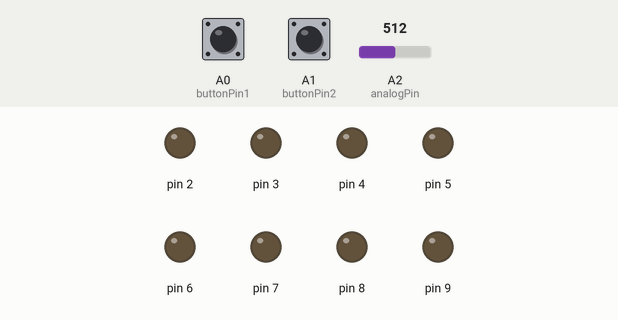
The sketch below on a simulated Arduino Uno, built with avr-gcc and run on an emulated ATmega328P. Shown: output pins drawn as LEDs (lit = HIGH). Dashed ring = blinking. The inputs (shaded band) are chosen by the test bench; at power-on: A0 (buttonPin1) HIGH, A1 (buttonPin2) HIGH, A2 (analogPin) = 512.

Above: at 1.2 s.
1.3 s: A0 (buttonPin1) pulled LOW for 0.15 s
At 4.2 s:
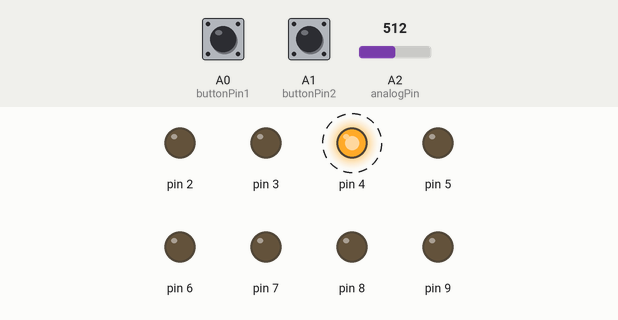
4.3 s: A1 (buttonPin2) pulled LOW for 3.2 s
At 7.3 s:
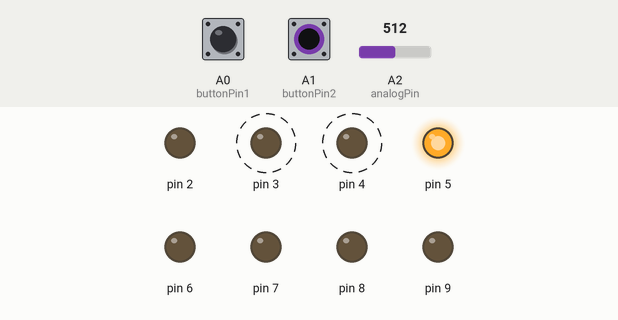
9.0 s: A1 (buttonPin2) pulled LOW for 1 s
At 12.9 s:
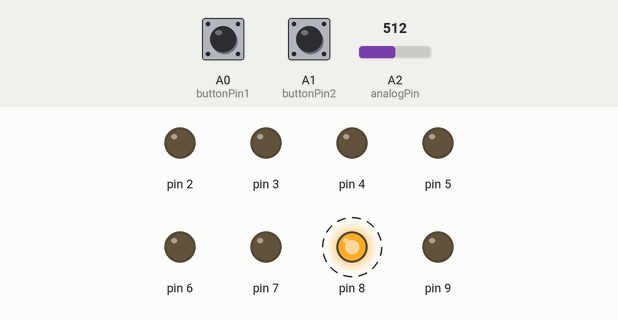
13.0 s: A0 (buttonPin1) pulled LOW for 1 s
At 15.0 s:
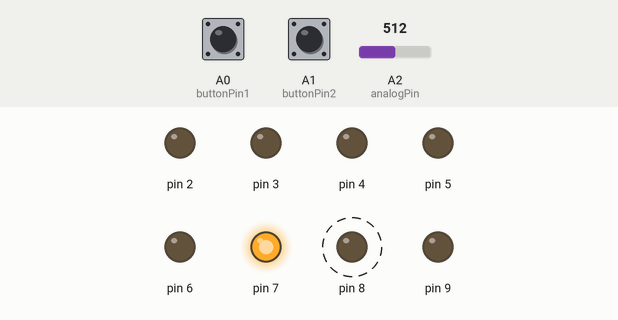
Timing chart, 0 to 19.1 s (numbered marks = the images above; inputs shaded):
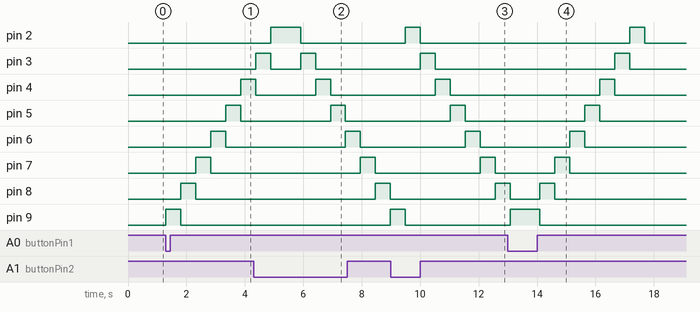

Measured:
- after the input at 1.3 s, pin 4: LOW → HIGH after 2.6 s; pin 5: LOW → HIGH after 2.0 s, → LOW 0.51 s later; pin 6: LOW → HIGH after 1.5 s, → LOW 0.51 s later; pin 7: LOW → HIGH after 1.0 s, → LOW 0.51 s later; pin 8: LOW → HIGH after 0.51 s, → LOW 0.51 s later
- after the input at 4.3 s, pin 5: LOW → HIGH after 2.6 s, → LOW 0.51 s later; pin 6: LOW → HIGH after 3.1 s, → LOW 0.51 s later; pin 7: LOW → HIGH after 3.7 s, → LOW 0.51 s later; pin 8: LOW → HIGH after 4.2 s, → LOW 0.51 s later; pin 9: LOW → HIGH after 4.7 s
- after the input at 9.0 s, pin 2: LOW → HIGH after 0.49 s, → LOW 0.51 s later; pin 3: LOW → HIGH after 1.0 s, → LOW 0.51 s later; pin 4: LOW → HIGH after 1.5 s, → LOW 0.51 s later; pin 5: LOW → HIGH after 2.0 s, → LOW 0.51 s later; pin 6: LOW → HIGH after 2.5 s, → LOW 0.51 s later
- after the input at 13.0 s, pin 2: LOW → HIGH after 4.2 s, → LOW 0.51 s later; pin 3: LOW → HIGH after 3.7 s, → LOW 0.51 s later; pin 4: LOW → HIGH after 3.1 s, → LOW 0.51 s later; pin 5: LOW → HIGH after 2.6 s, → LOW 0.51 s later; pin 6: LOW → HIGH after 2.1 s, → LOW 0.51 s later
- by itself, pin 3: alternates HIGH for 0.51 s and LOW for 1.0 s, 4 changes in all, then stays LOW

The sketch:

sketch_feb20d.ino
```cpp
int buttonPin1 = A0;

int buttonPin2 = A1;

int analogPin  = A2;

int buttonState1 ;

int buttonState2 ;

int val = 0;


void setup()

{

  DDRD = 0b11111100;

  DDRB = 0b000011;

  pinMode(buttonPin1, INPUT_PULLUP);

  pinMode(buttonPin2, INPUT_PULLUP);

 }


void loop()

{

 val          = analogRead(analogPin);

 buttonState1 = digitalRead(buttonPin1);

 buttonState2 = digitalRead(buttonPin2);

 int a,b;

 if (buttonState2 == 0)

 {

  PORTD = 0b00000100;

  for(a=0;a<6;a++)

  {

    delay(val);

    PORTD = PORTD << 1;

  }

  PORTB = 0b000001;

  for(b=0;b<2;b++)

  {

    delay(val);

    PORTB = PORTB << 1;

  }

 }

 if (buttonState1 == 0) {

  PORTB = 0b000010;

  for(b=0;b<2;b++)

  {

    delay(val);

    PORTB = PORTB >> 1;

  }

  PORTD = 0b10000000;

  for(a=0;a<6;a++)

  {

    delay(val);

    PORTD = PORTD >> 1;

  }

 }

}
```
